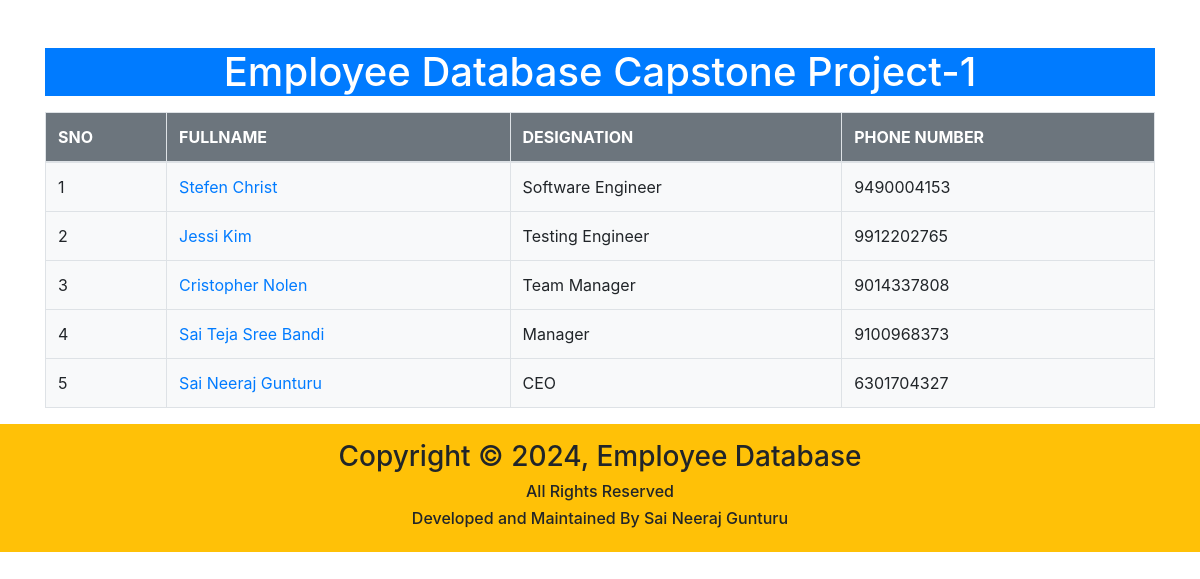
/home/, run on the app's committed database.
### Salary/models.py (models this page shows)
class Employee(models.Model):
    first_name = models.CharField(max_length=100)
    last_name = models.CharField(max_length=100)
    photo = models.ImageField(upload_to='images')
    designation = models.CharField(max_length=100)
    email_address = models.EmailField(max_length=100,unique=True)
    phone_number = models.CharField(max_length=10,blank=True)

### Employee/views.py (the view)
# urls.py: 2. Add a URL to urlpatterns:  path('', views.home, name='home')
def home(request):
    employees=Employee.objects.all()
    context={
        'employees':employees,
    }
    return render(request, 'home.html',context)

### templates/home.html (shortened to what this page needs)
<!DOCTYPE html>
<html lang="en">
<head>
    <link rel="stylesheet" href="https://cdn.jsdelivr.net/npm/bootstrap@4.5.3/dist/css/bootstrap.min.css">
</head>
<body>
  <div class="container mt-5">
    <h1 class="bg-primary text-center text-white ">Employee Database Capstone Project-1</h1>
    <table class="table table-bordered table-hover mt-3">
        <thead class="text-uppercase bg-secondary text-white">
          <tr>
            <th>SNo</th>
            <th>FullName</th>
            <th>Designation</th>
            <th>Phone Number</th>
          </tr>
        </thead>
        <tbody class="bg-light">
         {% for x in employees %}
          <tr>
            <td>{{forloop.counter}}</td>
            <td><a href="{% url "employee_detail" x.id %}">{{x.first_name}} {{x.last_name}}</td></a>
            <td>{{x.designation}}</td>
            <td>{{x.phone_number}}</td>
          </tr>
         {% endfor %}
        </tbody>
    </table>
  </div>
  <footer class="bg-warning text-center p-3">
    <div class="container">
        <div class="row">
            <div class="col">
                <h3>Copyright &copy; 2024, Employee Database</h3>
                <h6>All Rights Reserved</h6>
                <h6>Developed and Maintained By Sai Neeraj Gunturu</h6>
            </div>
        </div>
    </div>
</footer>
</body>
</html>

### data on the page
Employee: first_name "Stefen", last_name "Christ", designation "Software Engineer", phone_number "9490004153"
Employee: first_name "Jessi", last_name "Kim", designation "Testing Engineer", phone_number "9912202765"
Employee: first_name "Cristopher", last_name "Nolen", designation "Team Manager", phone_number "9014337808"
Employee: first_name "Sai Teja Sree", last_name "Bandi", designation "Manager", phone_number "9100968373"
Employee: first_name "Sai Neeraj", last_name "Gunturu", designation "CEO", phone_number "6301704327"
